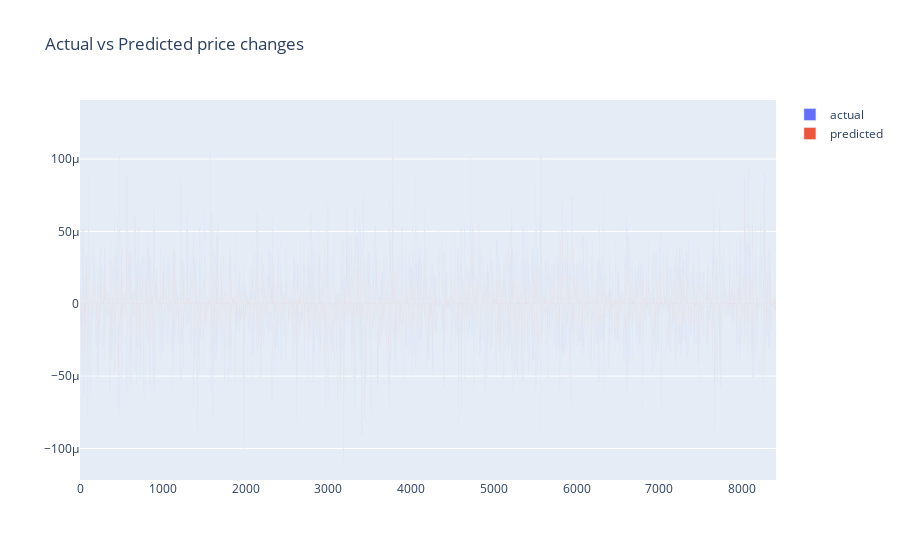

This figure's notebook cell:
### Code cell
# KPI
# number of correct trend predictions
correct_predictions = 0
for x, y in zip(result['trend'], gt['trend']):
    if x == y:
        correct_predictions += 1
print('correct direction predictions',str(correct_predictions))

print('percentage of correct predictions',str(float(correct_predictions) / len(gt['trend'])))


actual_percent=[]
predicted_percent=[]

for k in range(1,len(gt['price'])):
    actual_percent.append((gt['price'][k]-gt['price'][k-1])/gt['price'][k])
    predicted_percent.append((result['price'][k]-gt['price'][k-1])/gt['price'][k])

print('r2 score of percentage change in price',str(r2_score(actual_percent,predicted_percent)))

plt.figure(2)
plt.plot((actual_percent),'r',label='actual')
plt.plot((predicted_percent),'g',label='predicted')
plt.title('Actual vs Predicted price changes')


plt.legend(['actual stock price change', 'predicted stock price change'])
plt.title('Actual vs Predicted price changes')
plt.grid()
plt.show()



fig = px.Figure(data=[
    px.Bar(name='actual', y=actual_percent),
    px.Bar(name='predicted', y=predicted_percent)
])

fig.update_layout(barmode='relative',title='Actual vs Predicted price changes')
fig.show()

### Figure 1 — Plotly figure (JSON) as saved in the notebook; plotly's stock layout.template omitted (floating-point values rounded to 4 significant figures; data arrays with more than 128 entries replaced by an {"elided": "..."} marker saying what was removed)
{"data": [{"name": "actual", "type": "bar", "y": {"elided": "8408 float values"}}, {"name": "predicted", "type": "bar", "y": {"elided": "8408 float values"}}], "layout": {"autosize": true, "barmode": "relative", "title": {"text": "Actual vs Predicted price changes"}, "xaxis": {"autorange": true, "range": [-0.5, 8408.0]}, "yaxis": {"autorange": true, "range": [-0.0001218, 0.0001408], "type": "linear"}}}
